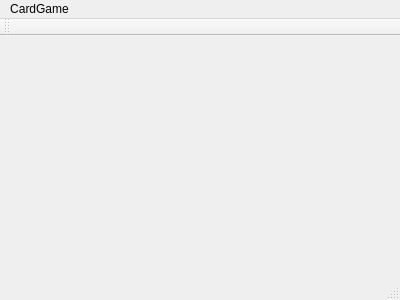
<?xml version="1.0" encoding="UTF-8"?>
<ui version="4.0">
 <class>MainWindow</class>
 <widget class="QMainWindow" name="MainWindow">
  <property name="geometry">
   <rect>
    <x>0</x>
    <y>0</y>
    <width>400</width>
    <height>300</height>
   </rect>
  </property>
  <property name="windowTitle">
   <string>MainWindow</string>
  </property>
  <widget class="QWidget" name="centralWidget"/>
  <widget class="QMenuBar" name="menuBar">
   <property name="geometry">
    <rect>
     <x>0</x>
     <y>0</y>
     <width>400</width>
     <height>21</height>
    </rect>
   </property>
   <widget class="QMenu" name="menuCardGame">
    <property name="title">
     <string>CardGame</string>
    </property>
   </widget>
   <addaction name="menuCardGame"/>
  </widget>
  <widget class="QToolBar" name="mainToolBar">
   <attribute name="toolBarArea">
    <enum>TopToolBarArea</enum>
   </attribute>
   <attribute name="toolBarBreak">
    <bool>false</bool>
   </attribute>
  </widget>
  <widget class="QStatusBar" name="statusBar"/>
 </widget>
 <layoutdefault spacing="6" margin="11"/>
 <resources/>
 <connections/>
</ui>
